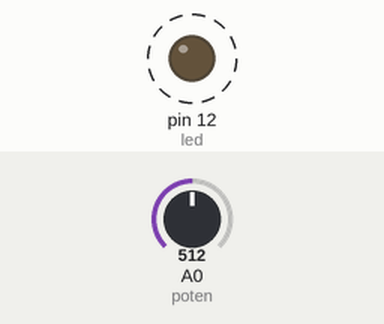
Simulated run of this sketch. Board: Arduino Uno, built with avr-gcc and run on an emulated ATmega328P. Parts: output pins drawn as LEDs (lit = HIGH). Dashed ring = blinking. The test bench sets the inputs (shaded band); at power-on: A0 (poten) = 512.

Above: at 1.8 s.
1.9 s: A0 (poten) set to 0
At 3.3 s:
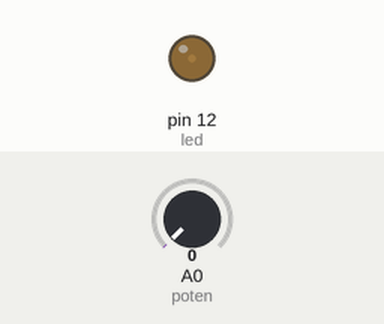
3.6 s: A0 (poten) set to 122
At 3.9 s:
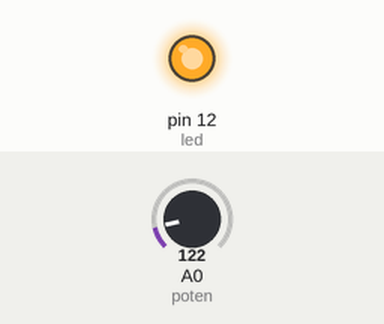
Timing chart, 0 to 13.1 s (numbered marks = the images above; inputs shaded):
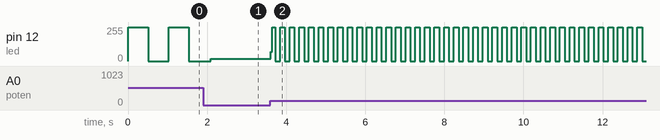

The sketch:

potentiometer_speed.ino
```cpp
const int led = 12;
const int poten = A0;
int val;
void setup() {
  // put your setup code here, to run once:
  pinMode(led, OUTPUT);
  pinMode(poten , INPUT);
}

void loop() {
  // put your main code here, to run repeatedly:
  val = analogRead(poten);
  digitalWrite(led, HIGH);
  delay(val);
  digitalWrite(led, LOW);
  delay(val);

}
```

Measured:
- after the input at 3.6 s, pin 12 (led): 16/255 → 68/255 at once, then moves between 0/255 and 255/255, repeating every 0.24 s
- by itself, pin 12 (led): alternates 255/255 for 0.51 s and 0/255 for 0.51 s
